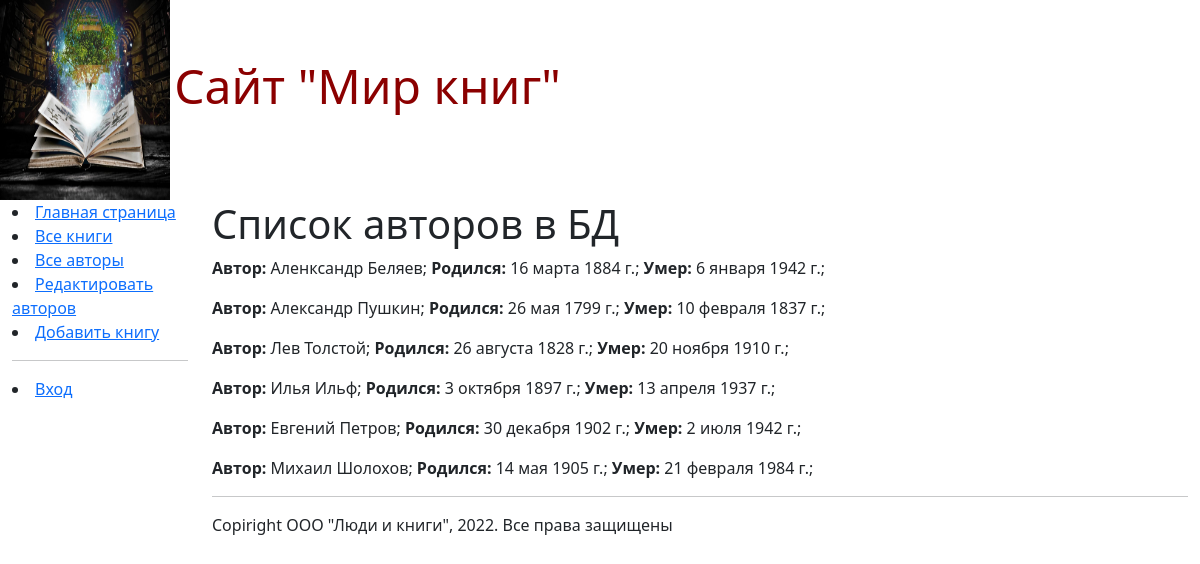
Screenshot of /authors/ with the database file from the repository.
### catalog/models.py (models this page shows, shortened)
class Author(models.Model):
    first_name = models.CharField(max_length=100,
                                  help_text="Введите имя автора",
                                  verbose_name="Имя автора")
    last_name = models.CharField(max_length=100,
                                 help_text="Введите фамилию автора",
                                 verbose_name="Фамилия автора")
    date_of_birth = models.DateField(
        help_text="Введите дату рождения",
        verbose_name="Дата рождения",
        default=None,
        null=True, blank=True)
    date_of_death = models.DateField(
        help_text="Введите дату смерти",
        verbose_name="Дата смерти",
        null=True, blank=True)
    class Meta:
        verbose_name = "автора"
        verbose_name_plural = "авторы"

### catalog/views.py (the view)
# urls.py: re_path(r'^authors/$', views.AuthorListView.as_view(), name='authors'),
class AuthorListView(generic.ListView):
    model = Author
    paginate_by = 10

### catalog/templates/catalog/author_list.html
{% extends "base_generic.html" %}
{% block content %}
    <h1>Список авторов в БД</h1>
    {% if author_list %}
        {% for author in author_list.all %}
            <p><strong>Автор: </strong>{{ author.first_name }} {{ author.last_name }};
                <strong>Родился: </strong>{{ author.date_of_birth }};
                <strong>Умер: </strong>{{ author.date_of_death }};</p>
        {% endfor %}
    {% else %}
        <p>В базе данных нет авторов</p>
    {% endif %}
{% endblock content %}

### rows the page displays
Author: first_name "Аленксандр", last_name "Беляев", date_of_birth "16 марта 1884 г.", date_of_death "6 января 1942 г."
Author: first_name "Александр", last_name "Пушкин", date_of_birth "26 мая 1799 г.", date_of_death "10 февраля 1837 г."
Author: first_name "Лев", last_name "Толстой", date_of_birth "26 августа 1828 г.", date_of_death "20 ноября 1910 г."
Author: first_name "Илья", last_name "Ильф", date_of_birth "3 октября 1897 г.", date_of_death "13 апреля 1937 г."
Author: first_name "Евгений", last_name "Петров", date_of_birth "30 декабря 1902 г.", date_of_death "2 июля 1942 г."
Author: first_name "Михаил", last_name "Шолохов", date_of_birth "14 мая 1905 г.", date_of_death "21 февраля 1984 г."
